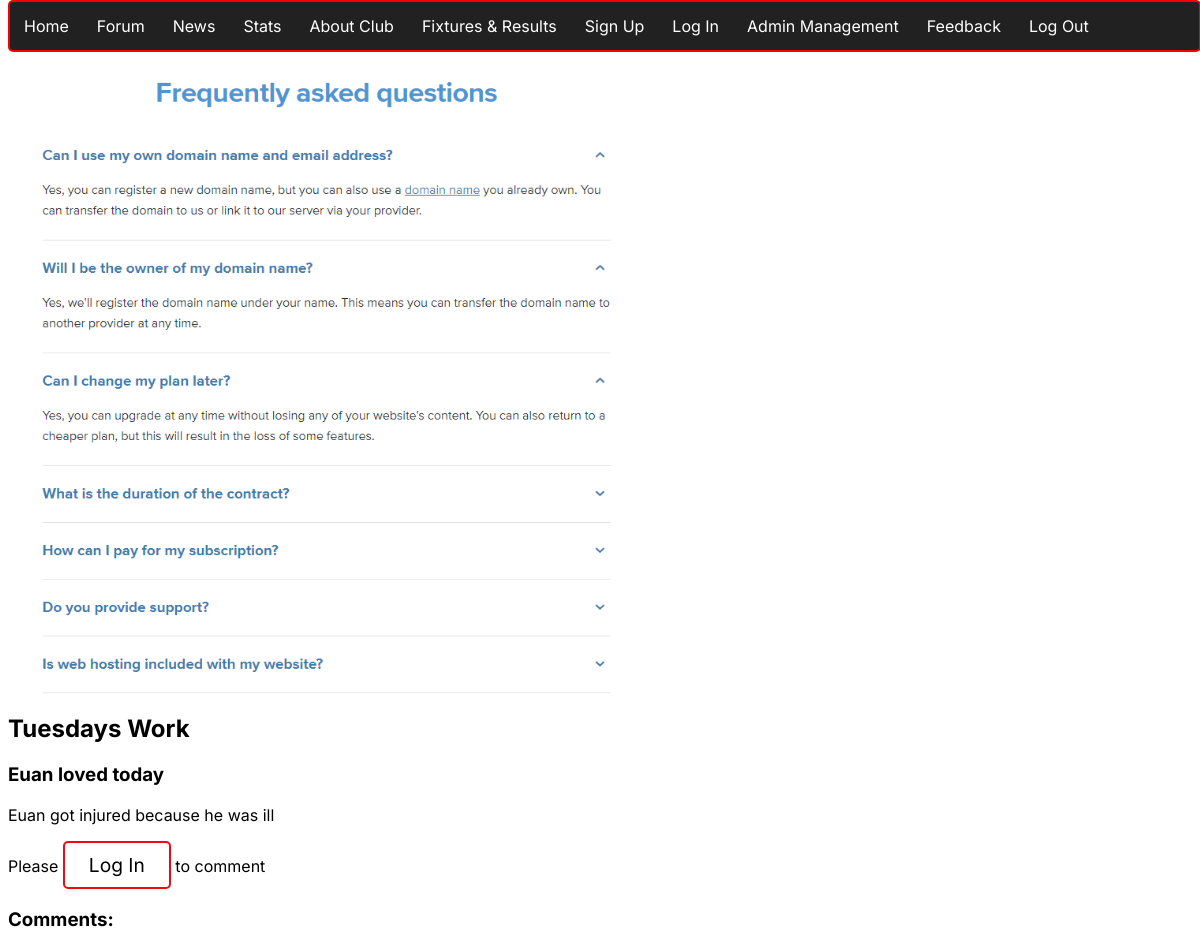
The page /retrieve_news.php?id=17 on the database as committed earlier.
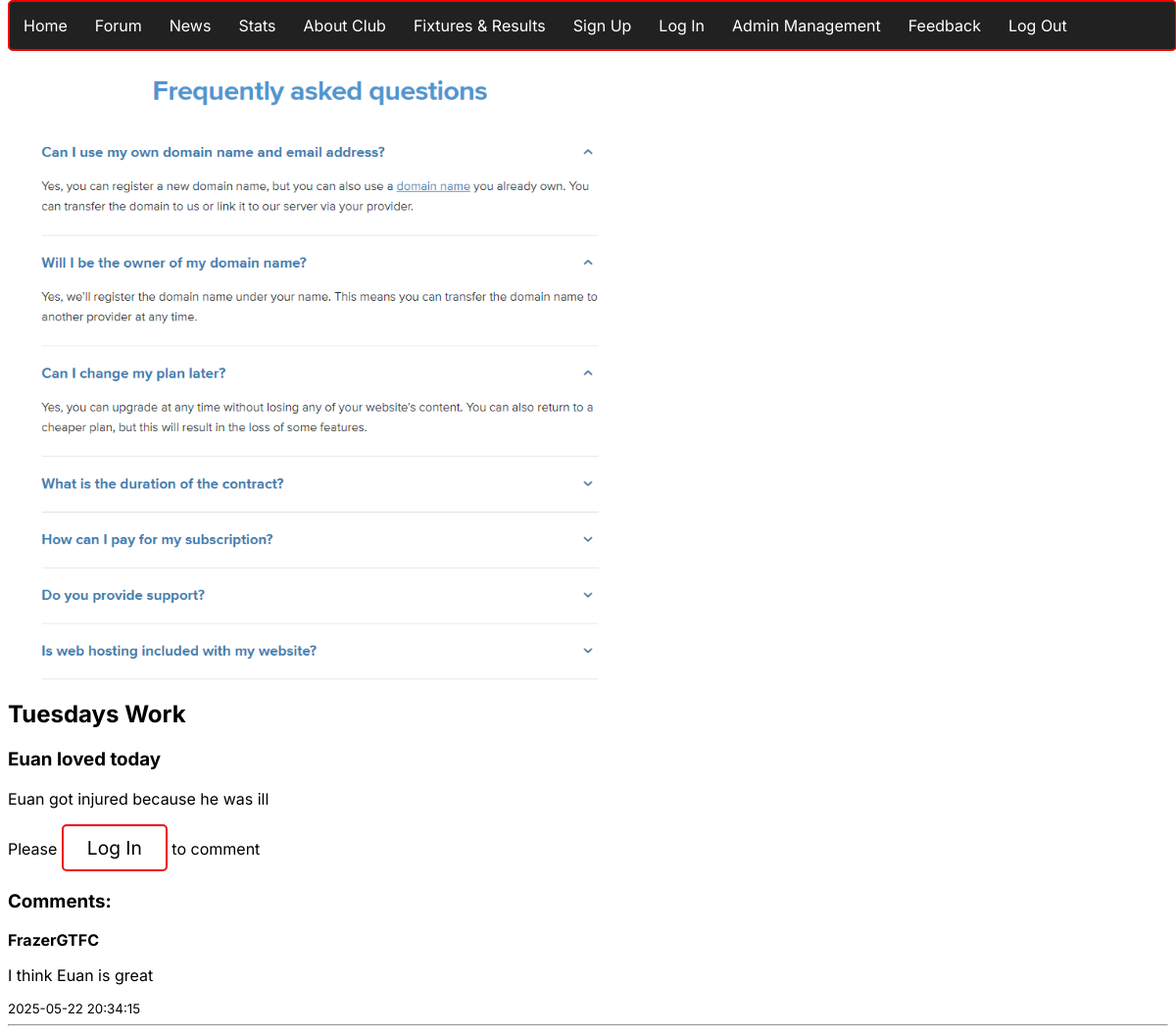
The same page on the database as committed later.
### tables this page shows
CREATE TABLE `news` (
  `id` int(11) NOT NULL,
  `title` text NOT NULL,
  `description` text NOT NULL,
  `picture` blob NOT NULL,
  `content` text NOT NULL,
  `username` text NOT NULL,
  `time_created` timestamp NOT NULL DEFAULT current_timestamp() ON UPDATE current_timestamp(),
  `comments` text NOT NULL
);

CREATE TABLE `comments` (
  `id` int(11) NOT NULL,
  `user_id` int(11) NOT NULL,
  `news_id` int(11) NOT NULL,
  `text` text NOT NULL,
  `date_created` timestamp NOT NULL DEFAULT current_timestamp() ON UPDATE current_timestamp()
);

CREATE TABLE `users` (
  `id` int(11) NOT NULL,
  `username` text NOT NULL,
  `password` text NOT NULL,
  `firstname` text NOT NULL,
  `lastname` text NOT NULL,
  `email` text NOT NULL,
  `bio` text NOT NULL,
  `profile_pic` blob NOT NULL,
  `region` text NOT NULL,
  `status` enum('active','inactive','','') NOT NULL,
  `birthdate` text NOT NULL,
  `role` enum('user','admin','','') NOT NULL
);

### retrieve_news.php (the view, shortened to what this page needs)
<?php
include 'nav.php';
$news_id = $_GET['id'];
$sql = "SELECT title, description, content, picture FROM news WHERE id = ?";
$stmt = $conn->prepare($sql);
$stmt->bind_param("i", $news_id);
$stmt->execute();
$result = $stmt->get_result();
if($result->num_rows > 0) {
    while ($row = $result->fetch_assoc()){
        if (!empty($row['picture'])) {
            if (file_exists($row['picture'])) {
                echo "<img src='" . htmlspecialchars($row['picture']) . "' alt='Post Image'>";
            }
        }
        echo '<section class="postCard2">';
        echo "<h2>" . htmlspecialchars($row['title']) . "</h2>";
        echo "<h3>" . htmlspecialchars($row['description']) . "</h3>";
        echo "<p>" . htmlspecialchars($row['content']) . "</p>";
        echo '</section>';
    }
} else {
    echo "Sorry, 0 Results Returned";
}
?>
<?php
if (isset($_SESSION['user_id'])){
    echo '
    <section class="comment-form">
        <form method="POST" action="post_comment.php">
            <textarea name="text" placeholder="What would you like to comment..." required></textarea><br>
            <input type="hidden" name="news_id" value="'. htmlspecialchars($news_id) . '">
            <button type="submit">Post Comment</button>
        </form>
    </section>';
} else{
    echo '<p>Please <a href="login.php" class="content-creatorbtn">Log In</a> to comment </p>';
}
$commentQuery = "SELECT c.text, c.date_created, u.username
                 FROM comments c
                 JOIN users u ON c.user_id = u.id
                 WHERE c.news_id = ?
                 ORDER BY c.date_created DESC";
$commentStmt = $conn->prepare($commentQuery);
$commentStmt->bind_param("i", $news_id);
$commentStmt->execute();
$commentResult = $commentStmt->get_result();
echo '<section class="comments">';
echo '<h3>Comments:</h3>';
while ($comment = $commentResult->fetch_assoc()) {
    echo "<div class='comment-box'>";
    echo "<strong>" . htmlspecialchars($comment['username']) . "</strong><br>";
    echo "<p>" . nl2br(htmlspecialchars($comment['text'])) . "</p>";
    echo "<small>" . $comment['date_created'] . "</small>";
    echo "</div><hr>";
}
echo '</section>';
?>
<!DOCTYPE html>
<html lang="en">
<head>
    <link rel="stylesheet" href="main.css">
    <link rel="stylesheet" href="retrieve_news.css">
    <link rel="stylesheet" href="feedback.css">
</head>
<body>
</body>
</html>

### nav.php (shortened to what this page needs)
<nav class="nav-bar">
    <ul>
        <li><a href="home.php" class="nav-bar-links">Home</a></li>
        <li><a href="forum.php" class="nav-bar-links">Forum</a></li>
        <li><a href="list_news.php" class="nav-bar-links">News</a></li>
        <li><a href="stats.php" class="nav-bar-links">Stats</a></li>
        <li><a href="about_club.php" class="nav-bar-links">About Club</a></li>
        <li><a href="fixtures&results.php" class="nav-bar-links">Fixtures & Results</a></li>
        <li><a href="signup.php" class="nav-bar-links">Sign Up</a></li>
        <li><a href="login.php" class="nav-bar-links">Log In</a></li>
        <li><a href="admin_management.php" class="nav-bar-links">Admin Management</a></li>
        <li><a href="feedback.php" class="nav-bar-links">Feedback</a></li>
        <li><a href="logout.php" class="nav-bar-links">Log Out</a></li>
    </ul>
</nav>

### main.css (style rules this page uses)
body { font-family: "Inter", sans-serif; font-optical-sizing: auto; font-weight: weight; font-style: normal; }
.nav-bar { border-radius: 5px; border: 2px solid #F60000; background: #222121; color: white; position: fixed; top: 0; width: 99.1%; }
.nav-bar a { color: white; text-decoration: none; }
li { float: left; }
li:last-child { border-right: none; }
li a { display: block; text-align: center; padding: 14px 14px; }
ul { list-style-type: none; margin: 0; padding: 0; overflow: hidden; }
.content-creatorbtn { text-align: center; border: 2px solid #EE0A0E; padding: 10px 24px; border-radius: 5px; cursor: pointer; background-color: white; text-decoration: none; color: black; display: inline-block; font-size: 120%; transition-duration: 0.4s; }

### retrieve_news.css (style rules this page uses)
section { text-align: left; }
img { margin-top: 5%; width: auto; height: 80%; }

Rows that differ between the two databases and show on the page:
added comments: user.username "FrazerGTFC", text "I think Euan is great", date_created "2025-05-22 20:34:15"
